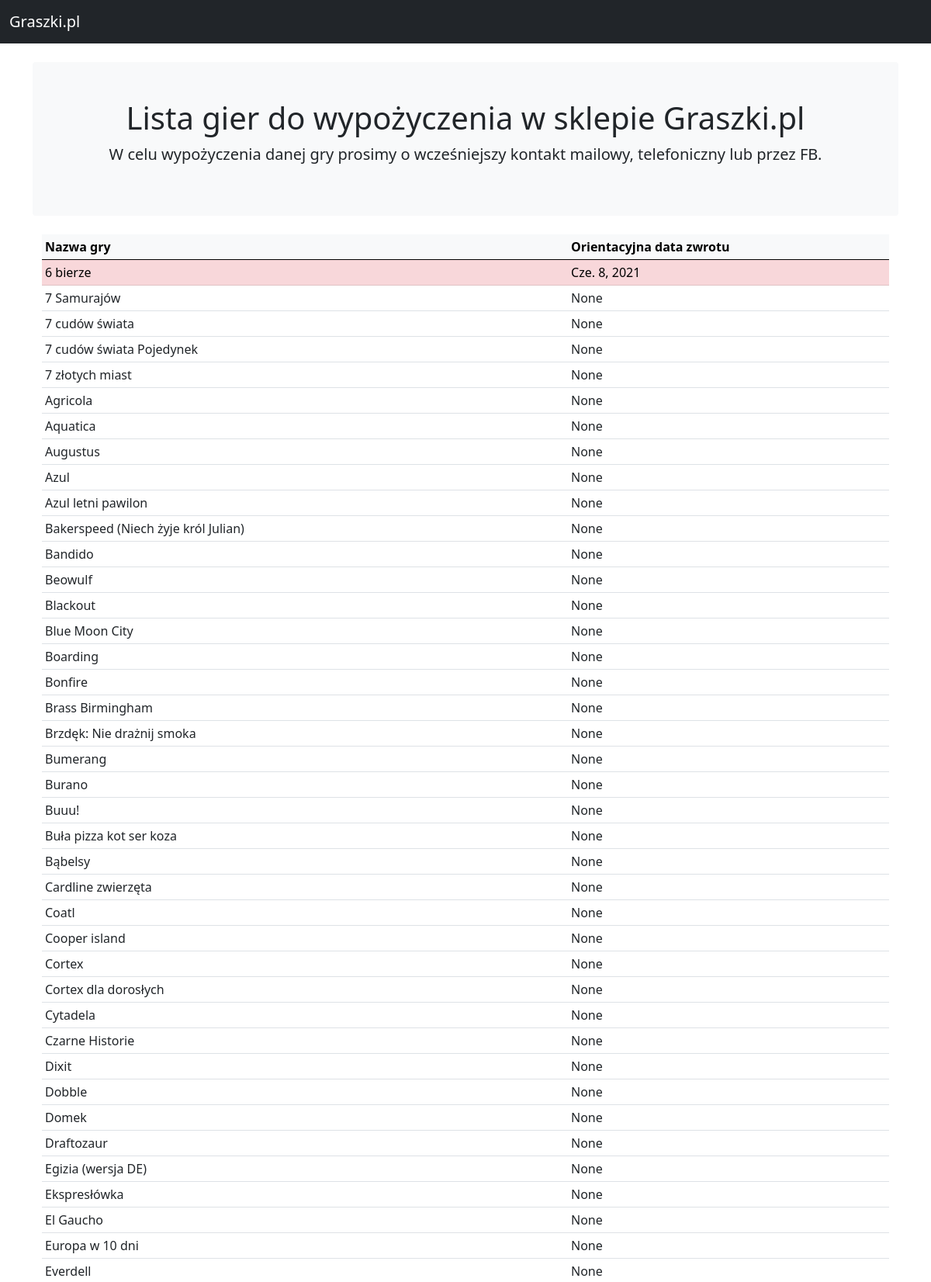
The page / (upper part) on the database its author committed.
### gry/models.py (models this page shows, shortened)
class NazwaGry(models.Model):
    class Meta:
        verbose_name_plural = "Nazwy Gier"
    Tytul = models.CharField(max_length=200)
    Data_wypozyczenie = models.DateField(null=True, blank=True)
    Data_orientacyjny_zwrot = models.DateField(null=True, blank=True)

### gry/views.py (the view)
# urls.py: path('', views.index, name='index'),
def index(request):
    Lista_gier = NazwaGry.objects.all().order_by('Tytul')
    context = {'Lista_gier': Lista_gier}
    return render(request, 'gry/index.html', context)

### gry/templates/gry/index.html (shortened to what this page needs)
<!doctype html>
{% load static %}
<html xml:lang="pl" lang="pl">
<head>
	<link rel="stylesheet" type="text/css" href="{% static 'css/bootstrap.css' %}" media="screen,projection" />
</head>
<body>
	<nav class="navbar navbar-expand-md navbar-dark bg-dark mb-4">
		<div class="container-fluid">
			<a class="navbar-brand" href="https://graszki.pl" target="_blank">Graszki.pl</a>
		</div>
	</nav>
	<main class="container">
		<div class="bg-light p-5 rounded text-center">
			<h1>Lista gier do wypożyczenia w sklepie Graszki.pl</h1>
			<p class="lead">W celu wypożyczenia danej gry prosimy o wcześniejszy kontakt mailowy, telefoniczny lub przez FB.</p>
		</div>
        <br />
        <div class="container">
            <table class="table table-sm table-hover">
                <thead class="table-light">
                    <tr>
						<th scope="col">Nazwa gry</th>
						<th scope="col">Orientacyjna data zwrotu</th>
					</tr>
                </thead>
                <tbody>
                    {% for gra in Lista_gier %}
                        <tr class="{% if gra.Data_orientacyjny_zwrot != null %}table-danger{% endif %}">
                            <td>{{ gra.Tytul }}</td>
                            <td>{{ gra.Data_orientacyjny_zwrot }}</td>
                        </tr>
                    {% endfor %}
                </tbody>
            </table>
        </div>
	</main>
</body>
</html>

### rows shown on the page
NazwaGry: Tytul "6 bierze", Data_orientacyjny_zwrot "Cze. 8, 2021"
NazwaGry: Tytul "7 Samurajów", Data_orientacyjny_zwrot "None"
NazwaGry: Tytul "7 cudów świata", Data_orientacyjny_zwrot "None"
NazwaGry: Tytul "7 cudów świata Pojedynek", Data_orientacyjny_zwrot "None"
NazwaGry: Tytul "7 złotych miast", Data_orientacyjny_zwrot "None"
NazwaGry: Tytul "Agricola", Data_orientacyjny_zwrot "None"
NazwaGry: Tytul "Aquatica", Data_orientacyjny_zwrot "None"
NazwaGry: Tytul "Augustus", Data_orientacyjny_zwrot "None"
NazwaGry: Tytul "Azul", Data_orientacyjny_zwrot "None"
NazwaGry: Tytul "Azul letni pawilon", Data_orientacyjny_zwrot "None"
NazwaGry: Tytul "Bakerspeed (Niech żyje król Julian)", Data_orientacyjny_zwrot "None"
NazwaGry: Tytul "Bandido", Data_orientacyjny_zwrot "None"
NazwaGry: Tytul "Beowulf", Data_orientacyjny_zwrot "None"
NazwaGry: Tytul "Blackout", Data_orientacyjny_zwrot "None"
NazwaGry: Tytul "Blue Moon City", Data_orientacyjny_zwrot "None"
NazwaGry: Tytul "Boarding", Data_orientacyjny_zwrot "None"
NazwaGry: Tytul "Bonfire", Data_orientacyjny_zwrot "None"
NazwaGry: Tytul "Brass Birmingham", Data_orientacyjny_zwrot "None"
NazwaGry: Tytul "Brzdęk: Nie drażnij smoka", Data_orientacyjny_zwrot "None"
NazwaGry: Tytul "Bumerang", Data_orientacyjny_zwrot "None"
NazwaGry: Tytul "Burano", Data_orientacyjny_zwrot "None"
NazwaGry: Tytul "Buuu!", Data_orientacyjny_zwrot "None"
NazwaGry: Tytul "Buła pizza kot ser koza", Data_orientacyjny_zwrot "None"
NazwaGry: Tytul "Bąbelsy", Data_orientacyjny_zwrot "None"
NazwaGry: Tytul "Cardline zwierzęta", Data_orientacyjny_zwrot "None"
NazwaGry: Tytul "Coatl", Data_orientacyjny_zwrot "None"
NazwaGry: Tytul "Cooper island", Data_orientacyjny_zwrot "None"
NazwaGry: Tytul "Cortex", Data_orientacyjny_zwrot "None"
NazwaGry: Tytul "Cortex dla dorosłych", Data_orientacyjny_zwrot "None"
NazwaGry: Tytul "Cytadela", Data_orientacyjny_zwrot "None"
NazwaGry: Tytul "Czarne Historie", Data_orientacyjny_zwrot "None"
NazwaGry: Tytul "Dixit", Data_orientacyjny_zwrot "None"
NazwaGry: Tytul "Dobble", Data_orientacyjny_zwrot "None"
NazwaGry: Tytul "Domek", Data_orientacyjny_zwrot "None"
NazwaGry: Tytul "Draftozaur", Data_orientacyjny_zwrot "None"
NazwaGry: Tytul "Egizia (wersja DE)", Data_orientacyjny_zwrot "None"
NazwaGry: Tytul "Ekspresłówka", Data_orientacyjny_zwrot "None"
NazwaGry: Tytul "El Gaucho", Data_orientacyjny_zwrot "None"
NazwaGry: Tytul "Europa w 10 dni", Data_orientacyjny_zwrot "None"
NazwaGry: Tytul "Everdell", Data_orientacyjny_zwrot "None"
